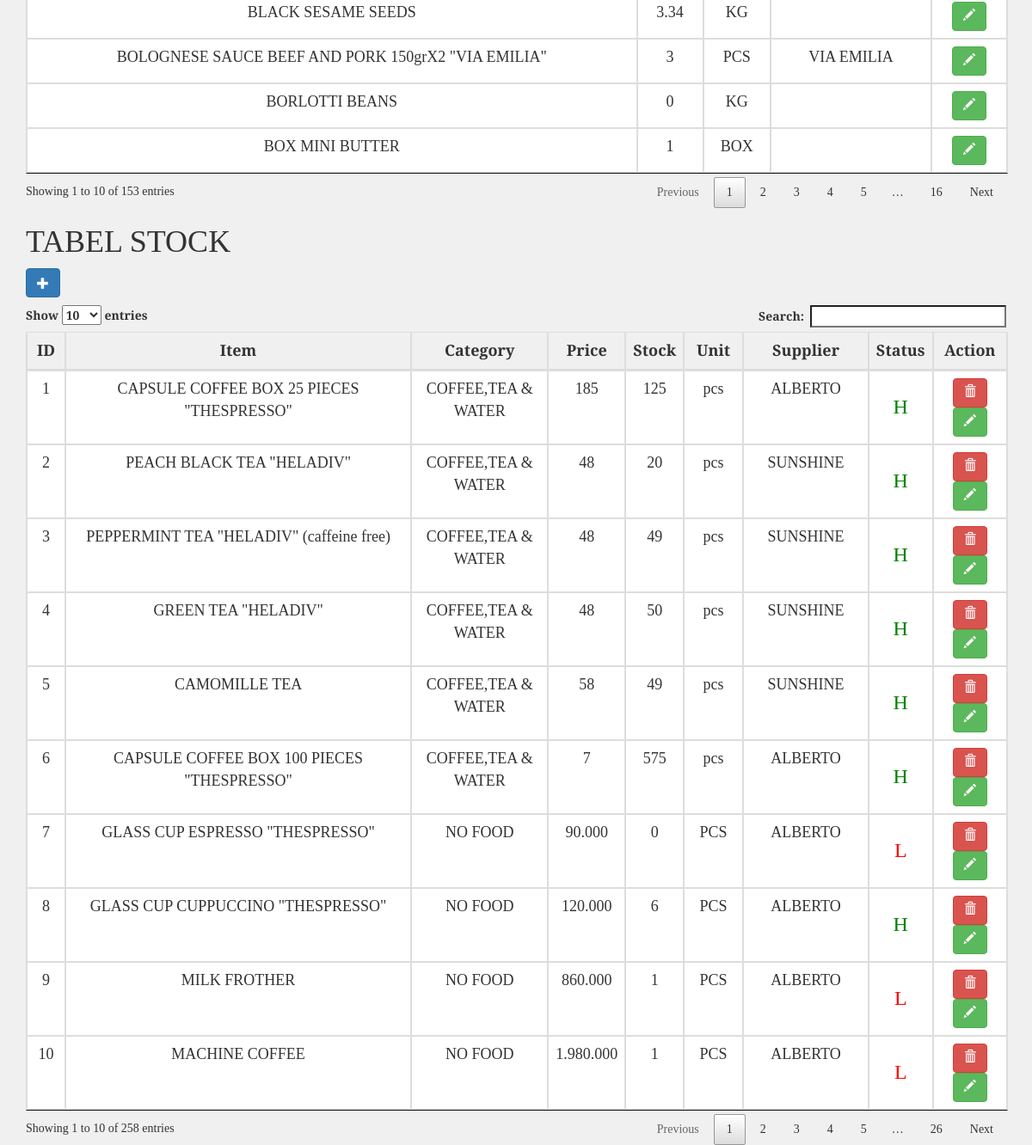
Before: /stock.php (signed in, lower part) with the older database file.
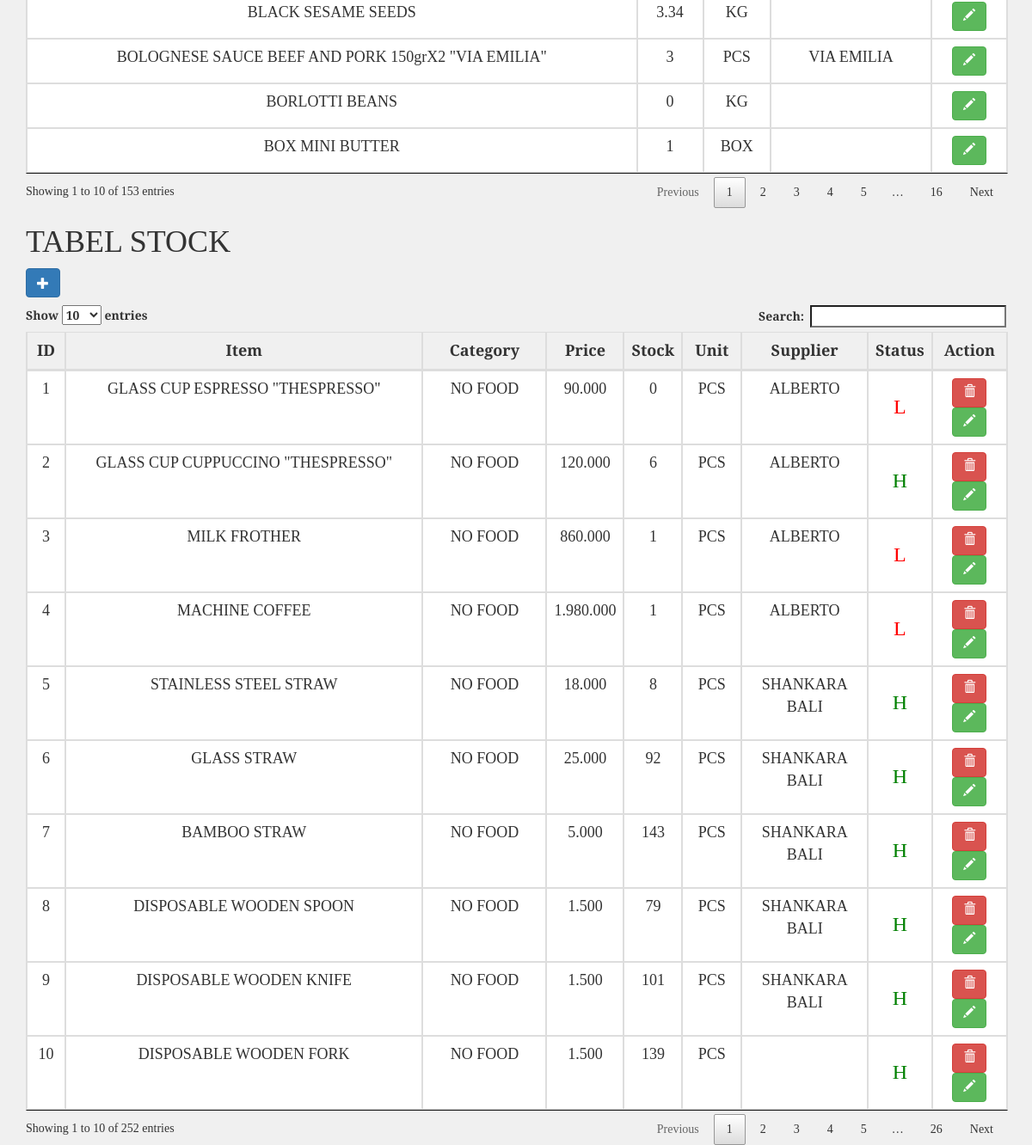
After: the same page with the newer database file.
### tables this page shows
CREATE TABLE `tb_barang` (
  `id` int(10) unsigned NOT NULL AUTO_INCREMENT,
  `item` varchar(100) NOT NULL,
  `price` double NOT NULL,
  `stock` float unsigned NOT NULL,
  `unit` varchar(100) NOT NULL,
  `kategori` int(11) NOT NULL,
  `supplier` int(11) NOT NULL,
  PRIMARY KEY (`id`)
);

CREATE TABLE `tb_supplier` (
  `id_supplier` int(11) NOT NULL AUTO_INCREMENT,
  `nm_supplier` varchar(200) DEFAULT NULL,
  `address` varchar(200) DEFAULT NULL,
  `no_hp` varchar(200) DEFAULT NULL,
  PRIMARY KEY (`id_supplier`)
);

CREATE TABLE `tb_kategori` (
  `id` int(11) NOT NULL AUTO_INCREMENT,
  `date_insert` datetime NOT NULL,
  `nm_kategori` varchar(100) NOT NULL,
  `description` text NOT NULL,
  PRIMARY KEY (`id`)
);

### stock.php (the view, shortened to what this page needs)
<?php
include_once 'koneksi.php';
$barang = mysqli_query($conn, "SELECT tb_barang.`id`, tb_barang.`item`, tb_barang.`price`, tb_barang.`stock`, tb_barang.`unit`, tb_kategori.nm_kategori AS kategori, tb_supplier.`nm_supplier` AS supplier FROM tb_barang LEFT JOIN tb_kategori ON tb_barang.`kategori`=tb_kategori.`id` LEFT JOIN tb_supplier ON tb_barang.`supplier`=tb_supplier.`id_supplier` order by id desc;");
$stock_kurang = mysqli_query($conn, "SELECT tb_barang.id, tb_barang.item, tb_barang.stock, tb_barang.unit, tb_supplier.`nm_supplier` AS supplier FROM tb_barang LEFT JOIN tb_supplier ON tb_barang.`supplier`=tb_supplier.`id_supplier` WHERE tb_barang.stock<='5';");
?>
<!DOCTYPE html>
<html>
	<?php include("./templates/header.php"); ?>
	<link rel="stylesheet" type="text/css" href="./css/stockStyle.css">
	<body>
		<div class="container">
			<div class="row">
			<div class="col-md-12 ">
					<table id="example2" class="table table-bordered" style="width: 100%;">
						<tbody>
							<?php
							$no=1;
							foreach ($stock_kurang as $kurang) {?>
							<tr>
								<td><?php echo $kurang['item']?></td>
								<td><?php echo $kurang['stock']?></td>
								<td><?php echo $kurang['unit']?></td>
								<td><?php echo $kurang['supplier']?></td>
								<td>
									<a type="button" class="btn btn-success" href="edit_data.php?id=<?php echo $kurang['id'];?>"><span class="glyphicon glyphicon-pencil"></span></a>
								</td>
							</tr>
							<?php $no++; }?>
						</tbody>
					</table>
				</div>
				<div class="col-md-12">
					<table id="example" class="table table-bordered" style="width: 100%;">
						<h1>TABEL STOCK</h1>
						<a type="button" class="btn btn-primary glyphicon glyphicon-plus" href="add_data.php" style="margin: 0 0 10px 0" ></a>
						<thead>
							<tr>
								<th>ID</th>
								<th>Item</th>
								<th>Category</th>
								<th>Price</th>
								<th>Stock</th>
								<th>Unit</th>
								<th>Supplier</th>
								<th>Status</th>
								<th>Action</th>
							</tr>
						</thead>
						<tbody>
							<?php
							$no=1;
							foreach ($barang as $data) {?>
							<tr>
								<td><?php echo $no ?></td>
								<td><?php echo $data["item"];?></td>
								<td><?php echo $data["kategori"];?></td>
								<td><?php echo rupiah($data["price"]);?></td>
								<td id="stock"><?php echo $data["stock"];?><?php if($data["stock"]<=5){?>
									<?php }elseif($data["stock"]>10 && $data["stock"]<=30){?>
								<?php }?>
								</td>
								<td><?php echo $data["unit"];?></td>
								<td><?php echo $data["supplier"];?></td>
								<td><?php if($data["stock"]<=5){ ?>
									<h3 style="color:red;">L</h3>
								<?php }else{ ?>
									<h3 style="color:green;">H</h3>
								<?php }?></td>
								<td>
									<button class="btn btn-danger deleteItem" id="<?php echo $data['id']; ?>"><span class="glyphicon glyphicon-trash"></span></button>
									<a type="button" class="btn btn-success" href="edit_data.php?id=<?php echo $data['id'];?>"><span class="glyphicon glyphicon-pencil"></span></a>
								</td>
							</tr>
							<?php $no++; }?>
						</tbody>
					</table>
				</div>
			</div>
		</div>
	</body>
</html>

Changed rows visible on the page:
removed tb_barang: item "CAPSULE COFFEE BOX 25 PIECES \"THESPRESSO\"", tb_kategori.nm_kategori "COFFEE,TEA & WATER", price "185", stock "125", unit "pcs", tb_supplier.nm_supplier "ALBERTO", shown under "TABEL STOCK"
removed tb_barang: item "PEACH BLACK TEA \"HELADIV\"", tb_kategori.nm_kategori "COFFEE,TEA & WATER", price "48", stock "20", unit "pcs", tb_supplier.nm_supplier "SUNSHINE", shown under "TABEL STOCK"
removed tb_barang: item "PEPPERMINT TEA \"HELADIV\" (caffeine free)", tb_kategori.nm_kategori "COFFEE,TEA & WATER", price "48", stock "49", unit "pcs", tb_supplier.nm_supplier "SUNSHINE", shown under "TABEL STOCK"
removed tb_barang: item "GREEN TEA \"HELADIV\"", tb_kategori.nm_kategori "COFFEE,TEA & WATER", price "48", stock "50", unit "pcs", tb_supplier.nm_supplier "SUNSHINE", shown under "TABEL STOCK"
removed tb_barang: item "CAMOMILLE TEA", tb_kategori.nm_kategori "COFFEE,TEA & WATER", price "58", stock "49", unit "pcs", tb_supplier.nm_supplier "SUNSHINE", shown under "TABEL STOCK"
removed tb_barang: item "CAPSULE COFFEE BOX 100 PIECES \"THESPRESSO\"", tb_kategori.nm_kategori "COFFEE,TEA & WATER", price "7", stock "575", unit "pcs", tb_supplier.nm_supplier "ALBERTO", shown under "TABEL STOCK"
now on this page (row unchanged): tb_barang: item "STAINLESS STEEL STRAW", tb_kategori.nm_kategori "NO FOOD", price "18.000", stock "8", unit "PCS", tb_supplier.nm_supplier "SHANKARA BALI", shown under "TABEL STOCK"
now on this page (row unchanged): tb_barang: item "GLASS STRAW", tb_kategori.nm_kategori "NO FOOD", price "25.000", stock "92", unit "PCS", tb_supplier.nm_supplier "SHANKARA BALI", shown under "TABEL STOCK"
now on this page (row unchanged): tb_barang: item "BAMBOO STRAW", tb_kategori.nm_kategori "NO FOOD", price "5.000", stock "143", unit "PCS", tb_supplier.nm_supplier "SHANKARA BALI", shown under "TABEL STOCK"
now on this page (row unchanged): tb_barang: item "DISPOSABLE WOODEN SPOON", tb_kategori.nm_kategori "NO FOOD", price "1.500", stock "79", unit "PCS", tb_supplier.nm_supplier "SHANKARA BALI", shown under "TABEL STOCK"
now on this page (row unchanged): tb_barang: item "DISPOSABLE WOODEN KNIFE", tb_kategori.nm_kategori "NO FOOD", price "1.500", stock "101", unit "PCS", tb_supplier.nm_supplier "SHANKARA BALI", shown under "TABEL STOCK"
now on this page (row unchanged): tb_barang: item "DISPOSABLE WOODEN FORK", tb_kategori.nm_kategori "NO FOOD", price "1.500", stock "139", unit "PCS", shows "H", shown under "TABEL STOCK"
Other visible differences:
text written by a page script: "Show entries Search: Showing 1 to 10 of 258 entries Previous 1 2 3 4 5 … 26 Next" → "Show entries Search: Showing 1 to 10 of 252 entries Previous 1 2 3 4 5 … 26 Next"
